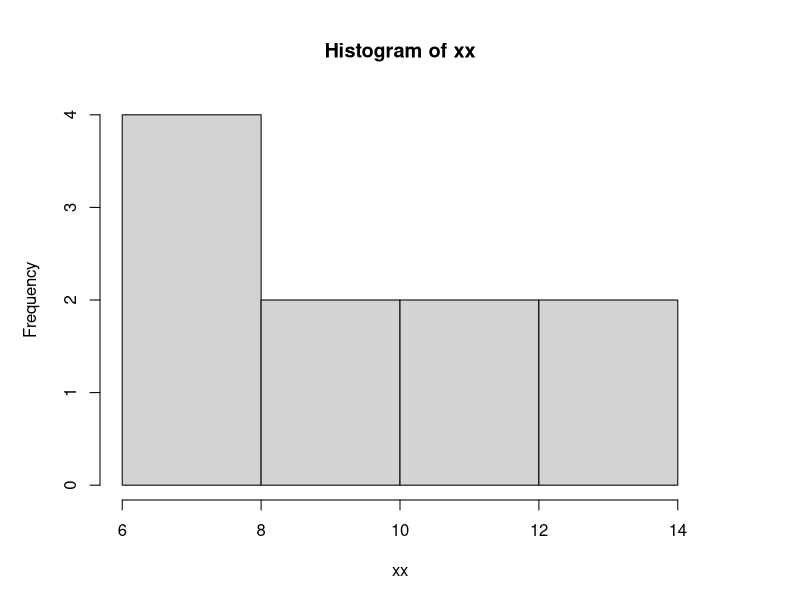
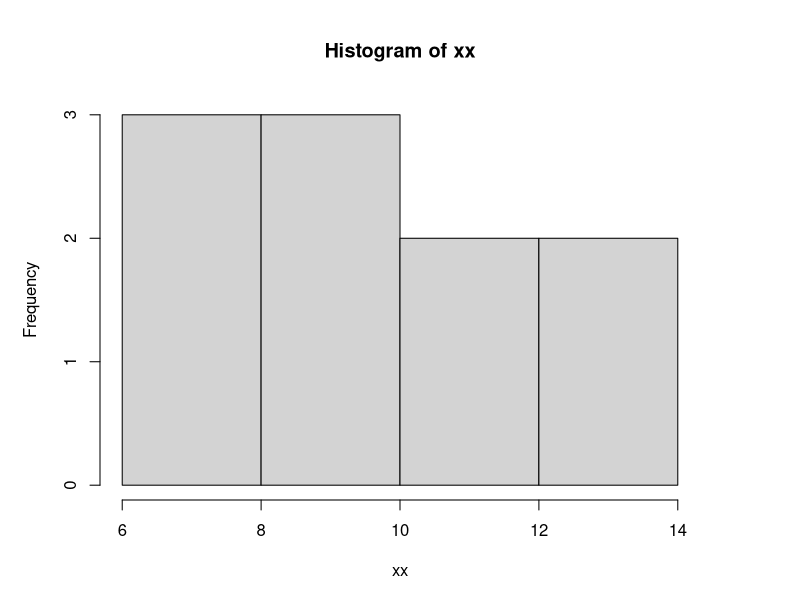
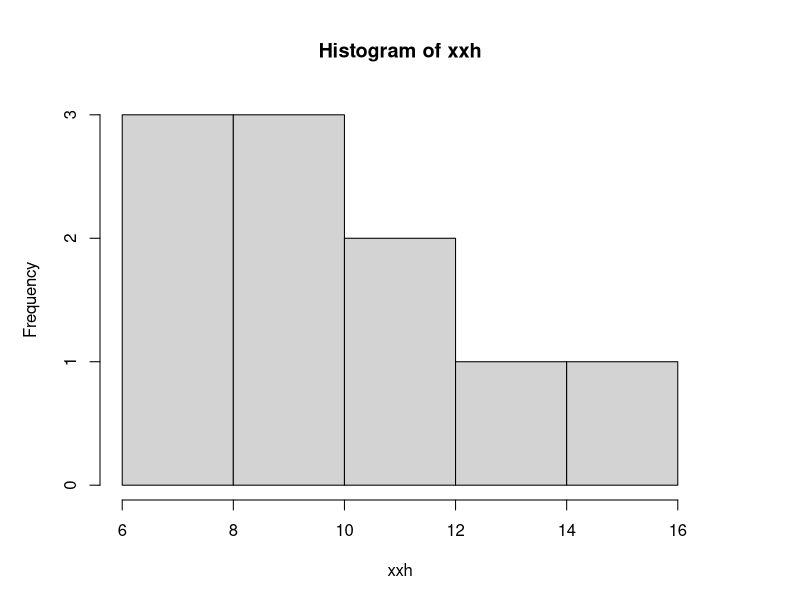
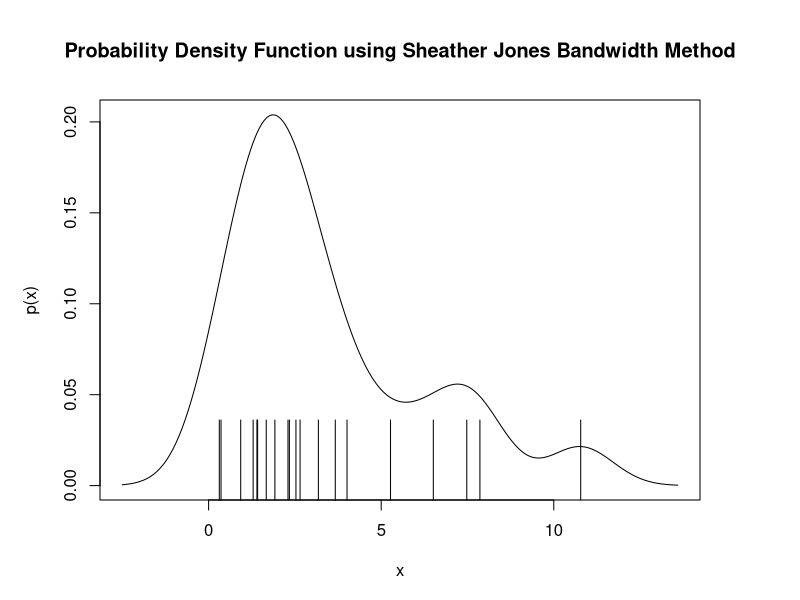
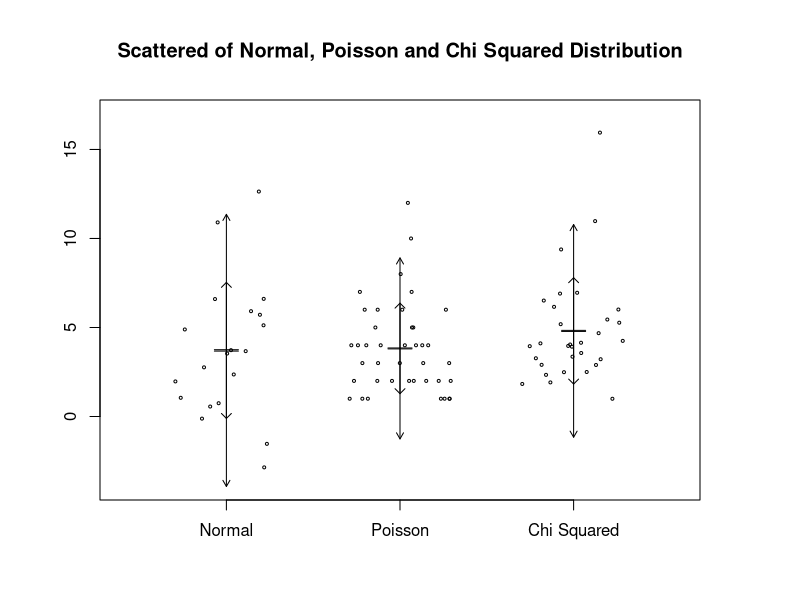
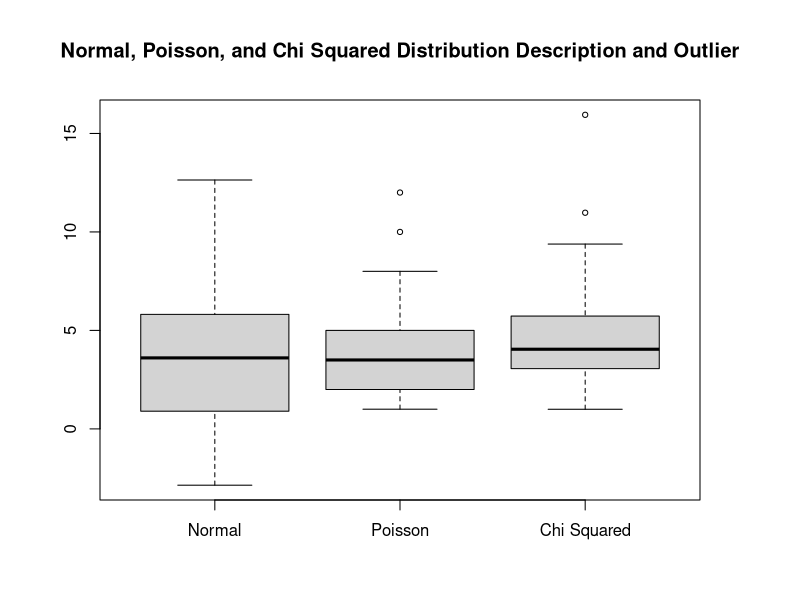
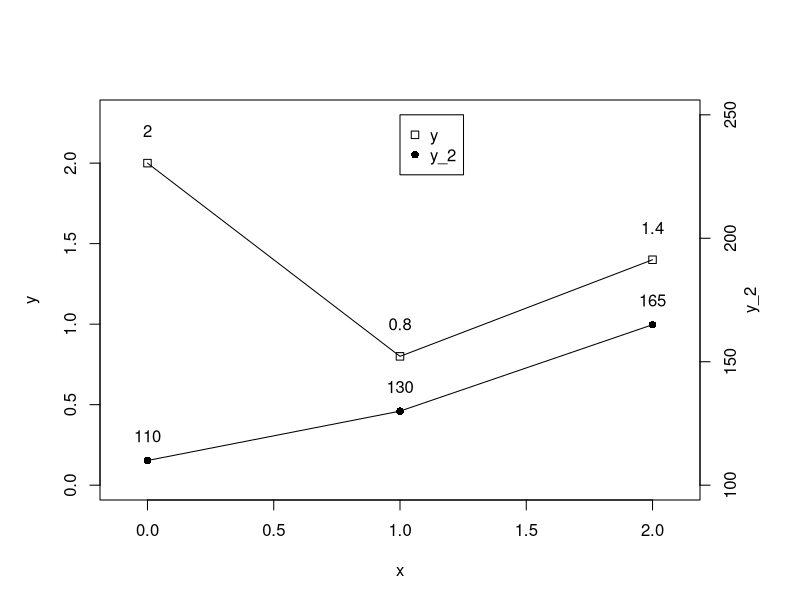
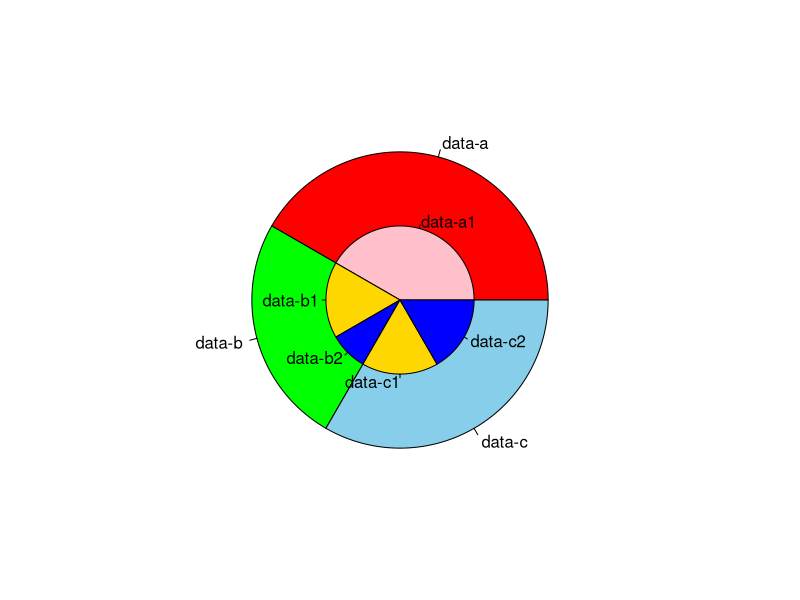

Recreate these plots in R, in order.
## ---- chunk 1
knitr::opts_chunk$set(echo = TRUE)
## ---- chunk 2
# Program a

par(mai = c(1, 1, 1, 1), omi = c(0, 0, 0, 0))
xx <- c(9.20, 6.00, 6.00, 11.25, 11.00, 7.25, 9.7, 13.25, 14.00, 8.00)
hist(xx, breaks = c(6, 8, 10, 12, 14))

# Program b
par(mai = c(1, 1, 1, 1), omi = c(0, 0, 0, 0))
xx <- c(9.20, 6.00, 6.00, 11.25, 11.00, 7.25, 9.7, 13.25, 14.00, 8.00)
hist(xx, breaks = c(6, 8, 10, 12, 14), right = F)

# Program c

par(mai = c(1, 1, 1, 1), omi = c(0, 0, 0, 0))
xx <- c(9.20, 6.00, 6.00, 11.25, 11.00, 7.25, 9.7, 13.25, 14.00, 8.00)
br1 <-  c(6, 8, 10, 12, 14, 16)
bw1 <- br1[2] - br1[1]
xxh <- floor(xx/bw1) * bw1 + 0.1 * bw1
hist(xxh, breaks = br1, right = F) 

## ---- chunk 3
par(mai = c(1, 1, 1, 1), omi = c(0, 0, 0, 0))
xx <- c(1.92, 4.01, 6.51, 1.40, 1.67, 5.27, 1.42, 0.36,
        3.18, 3.67, 7.48, 2.65, 7.86, 10.78, 2.30, 1.29, 0.31, 0.93,
        2.34, 2.53)
d1 <- density(xx, bw = "Sj-ste")
ex <- d1$x
ey <- d1$y
plot(ex, ey, type = "n", xlab = "x", ylab = "p(x)")
lines(ex, ey)
rug(xx, ticksize = 0.2, lwd = 1)

########## Add Title #######################
title(main = "Probability Density Function using Sheather Jones Bandwidth Method")
## ---- chunk 4
# (1) --> set up for figure space, mai is margin in inches, omi is outher margin in inches
par(mai = c(1, 1, 1, 1), omi = c(0, 0, 0, 0))
# (2) --> set up for vector using normal, Poisson and chi squared distribution
set.seed(591)
xx1 <- rnorm(20, mean = 3, sd = 3.6)
xx2 <- rpois(40, lambda = 3.5)
xx3 <- rchisq(31, df = 5)
# (3) --> create for vector in mean, standard deviation and the data of all 3 vector.
mean1 <- c(mean(xx1), mean(xx2), mean(xx3))
sd1 <- c(sd(xx1), sd(xx2), sd(xx3))
data1 <- list(xx1, xx2, xx3)
# (4) --> set up the limit for the axis
xmin1 <- min(xx1, xx2, xx3) - 1
xmax1 <- max(xx1, xx2, xx3) + 1
# (5) --> create the one dimension scatter plot chart with 3 data set
# stripchart(data1, method = "jitter", jit = 0.3, vert = T, 
#           pch = 1, cex = 0.4, ylim = c(xmin1, xmax1),  
#           group.names = c("Group-1", "Group-2", "Group-3"))

############### Modify ########################
stripchart(data1, method = "jitter", jit = 0.3, vert = T, 
          pch = 1, cex = 0.4, ylim = c(xmin1, xmax1),  
          group.names = c("Normal", "Poisson", "Chi Squared"))

# (6) --> Create the arrow for outlier, distribution. No. 1 arrow is standard deviation, No. 2 arrow 
# is range of 2 times of standard deviation and No 3. is the mean of the dataset with minor fluctuation.
arrows(1:3, mean1 + sd1, 1:3, mean1 - sd1, angle = 45, 
      code = 3, length = 0.07)
arrows(1:3, mean1 + 2 * sd1, 1:3, mean1 - 2 * sd1, 
      angle = 30, code = 3, length = 0.07)
arrows(1:3, mean1 + 0.01 * sd1, 1:3, mean1 - 0.01 * sd1, 
      angle = 90, code = 3, length = 0.12)

#################### Add title #########################
title(main = "Scattered of Normal, Poisson and Chi Squared Distribution")
## ---- chunk 5
# (1) --> setup for figure space, mai is margin in inches and omi is outer margin in inches
par(mai = c(1, 1, 1, 1), omi = c(0, 0, 0, 0))
# (2) --> create the vector of normal, poisson and chi squared distribution
set.seed(591)
xx1 <- rnorm(20, mean = 3, sd = 3.6)
xx2 <- rpois(40, lambda = 3.5)
xx3 <- rchisq(31, df = 5, ncp = 0)
# (3) --> create the boxplot to describe the data
# box1 <- boxplot(xx1, xx2, xx3, names = c("Group-1", "Group-2", "Group-3"), cex = 0.7)

######### Modify ###############
box1 <- boxplot(xx1, xx2, xx3, names = c("Normal", "Poisson", "Chi Squared"), cex = 0.7)
# (4) --> print the data
print("box1$stats")
print(box1$stats)

##################### Add Title #######################
title(main = "Normal, Poisson, and Chi Squared Distribution Description and Outlier")
## ---- chunk 6
# (1) --> setup for figure space with margin in inches and outer margin in inches
par(mai = c(1, 1, 1, 1), omi = c(0, 0, 0, 0))
# (2) --> create empty plot from -0.1 to 2.1 for x axis and 0 to 2.3 for y axis. 
# set up vector and draw line and point related to 2 vector
plot(c(-0.1, 2.1), c(0, 2.3), type = "n", xlab = "x", ylab = "y")
xx <- c(0, 1,2)
yy <- c(2, 0.8, 1.4)
lines(xx, yy)
points(xx, yy, pch = 0)
# (3) --> Set up for antonations with location is 0.2 value above the point.
text(xx, yy + 0.2, labels = as.character(yy))
# (4) --> Create new space for plot but not delete old port
par(new = T)
# (5) create empty plot from -0.1 to 2.1 for x axis and 100 to 250 for y_2 axis.
plot(c(-0.1, 2.1), c(100, 250), type = "n", xlab = "", ylab = "", axes = F)
# (6) --> selected second y axis on the right and setup for the name y_2
axis(4)
mtext("y_2", side = 4, line = 2)
# (7) --> draw second line on second axis
xx <- c(0, 1, 2)
yy <- c(110, 130, 165)
lines(xx, yy)
points(xx, yy, pch = 16)
# (8) --> Add antonations, 10 values above y_2 compared to second axis.
text(xx, yy + 10, labels = as.character(yy))

#################### Add legend ################
legend(250, y=NULL,c("y", "y_2"), pch = c(0,16))

## ---- chunk 7
# (1) --> set up for figure space. mai --> set up margin in inches, omi --> outer margin in inches
par(mai = c(1, 1, 1, 1), omi = c(0, 0, 0, 0))
# (2) --> set up vector yy with amount 50, 30, 40
yy <- c(50,30,40)
# (3) --> set up vector name1 for data label
name1 <- c("data-a", "data-b", "data-c")
# (4) --> draw pie chart of vector yy using data label name1
pie(yy, labels = name1, col = c("red","green","skyblue"))
# (5) --> Create new space for plot but not delete old port
par(new = T)
# (6) --> set up for space, margin is higher, used for inner pie chart
par(mai=c(2, 2, 2, 2))
# (7) --> Set up vector yy2 for detail data
yy2 <- c(50, 20, 10, 20, 20)
# (8) --> Data label for vector yy2
name2 <- c("data-a1", "data-b1", "data-b2", "data-c1","data-c2")
# (9) --> Draw inner pie chart.
pie(yy2, labels = name2, col = c("pink", "gold", "blue", "gold", "blue"))
